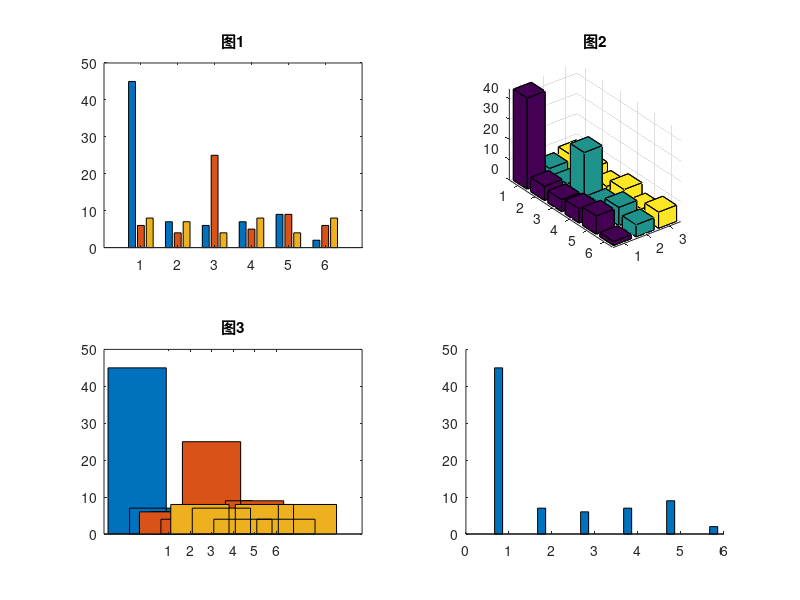

This chart was generated by the following MATLAB code: (Note: this script raises an error after producing the figure.)
Y=[45 6 8;7 4 7;6 25 4; 7 5 8;9 9 4;2 6 8];
subplot(2,2,1)
bar(Y)
title('图1')
subplot(2,2,2)
bar3(Y),title('图2')
subplot(2,2,3)
bar(Y,2.5)%图形的相对宽度为2.5
title('图3')
subplot(2,2,4)
bar(Y,'stack'),title('图4')%绘制堆叠图形
figure(2)%创建一个新的绘图窗口
area(Y)
grid on 
set(gca,'layer','top')
title('面积图')